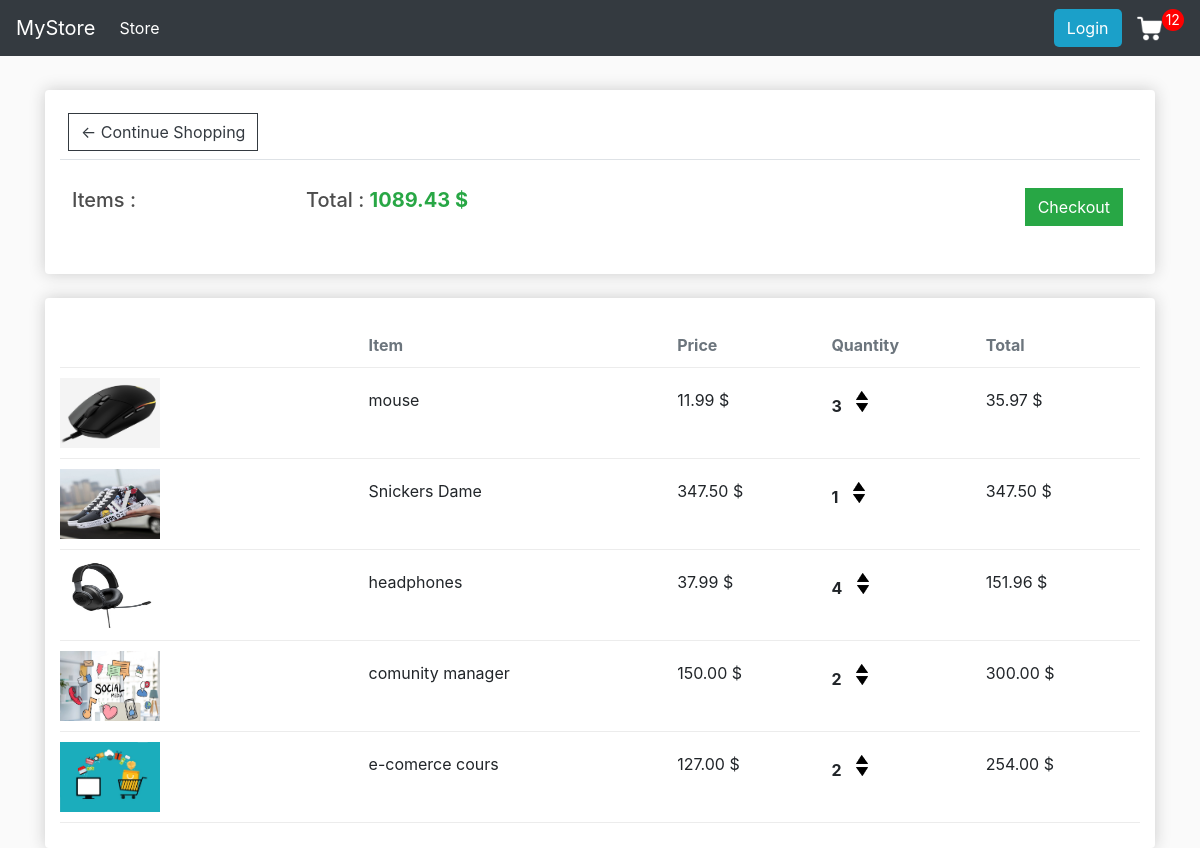
/cart/ (signed in), run on an earlier commit of the app's database.
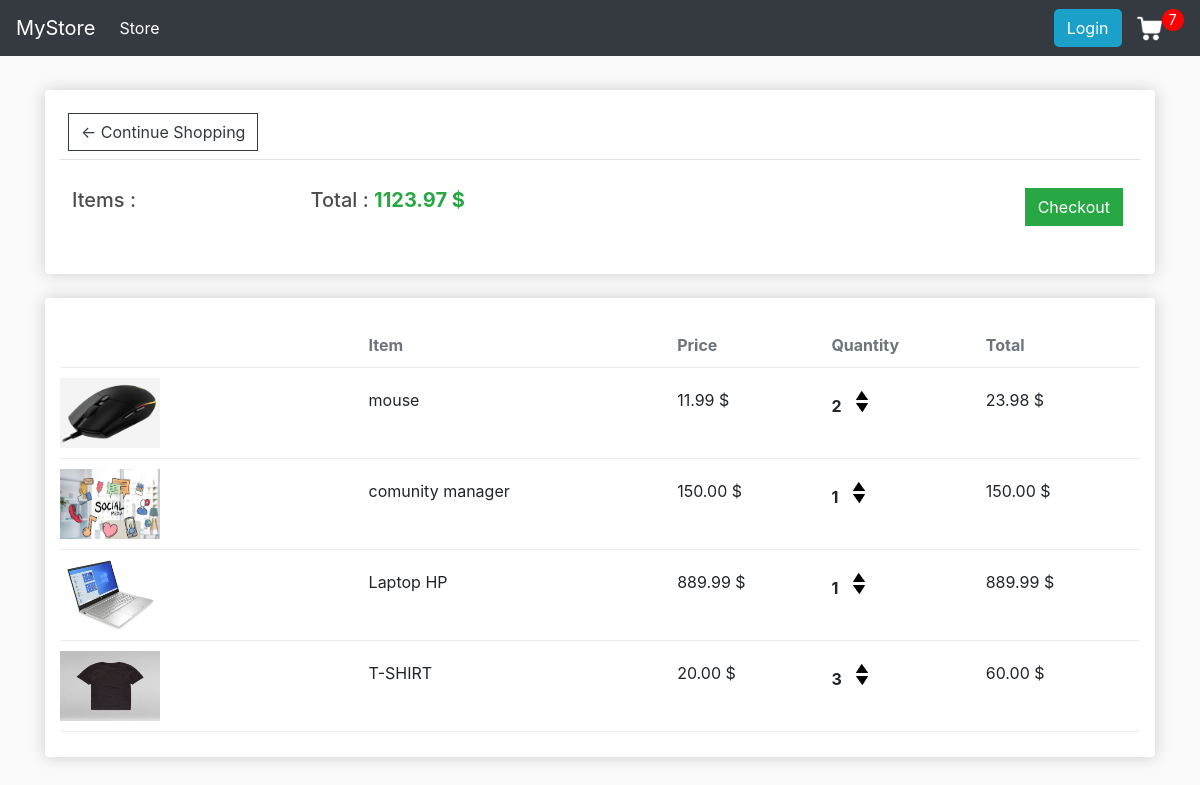
And on a later commit of the database.
### store/models.py (models this page shows, shortened)
class Order(models.Model):
    customer = models.ForeignKey(Customer, on_delete=models.SET_NULL, null=True, blank=True)
    date_ordered = models.DateField(auto_now_add=True)
    complete = models.BooleanField(default=False)
    transaction_id = models.CharField(max_length=100)
    @property
    def get_cart_total(self):
        orderitems = self.orderitem_set.all()
        total = sum([item.get_total for item in orderitems])
        return total
    @property
    def get_cart_items(self):
        orderitems = self.orderitem_set.all()
        total = sum([item.quantity for item in orderitems])
        return total

class OrderItem(models.Model):
    product = models.ForeignKey(Product, on_delete=models.SET_NULL, null=True)
    order = models.ForeignKey(Order, on_delete=models.SET_NULL, null=True)
    quantity = models.IntegerField(default=0, null=True, blank=True)
    date_added = models.DateField(auto_now_add=True)
    @property
    def get_total(self):
        return self.product.price * self.quantity

class Product(models.Model):
    name = models.CharField(max_length=50)
    price = models.FloatField()
    digital = models.BooleanField(default=False, null=True, blank=False)
    image = models.ImageField(null=False, blank=True)
    @property
    def imageURL(self):
        try:
            url = self.image.url
        except:
            url = ''
        return url

### store/views.py (the view)
# urls.py: path("cart/", views.cart, name="cart"),
def cart(request):
	if request.user.is_authenticated:
		customer = request.user.customer
		order, created = Order.objects.get_or_create(customer=customer, complete=False)
		items = order.orderitem_set.all()
		cartItems = order.get_cart_items
	else:
		items = []
		order = {'get_cart_total':0, 'get_cart_items':0, 'shipping':False}
		cartItems = order['get_cart_items']
	context = {
        'items':items,
        'order':order,
        'cartItems':cartItems
    }
	return render(request, 'store/cart.html', context)

### store/templates/store/cart.html
{% extends 'store/main.html' %}
{% load static %}
{% block content %}
<div class="row">
    <div class="col-lg-12">
        <div class="box-element">
            <a href="{% url 'store' %}" class="btn btn-outline-dark m-2">&#x2190; Continue Shopping</a>
            <br>
            <table class="table">
                <tr>
                    <th>
                        <h5 class="mt-3">Items : <strong> {{order.get_cart_item}} </strong></h5>
                    </th>
                    <th>
                        <h5 class="mt-3">Total : <strong class="text-success"> {{order.get_cart_total|floatformat:2}} $ </strong></h5>
                    </th>
                    <th>
                        <a href="{% url 'checkout' %}" class="btn btn-success checkout-btn mt-3">Checkout</a>
                    </th>
                </tr>
            </table>
        </div>
        <br>
        <div class="box-element">
            <div class="cart-row text-secondary">
                <div style="flex:2"></div>
                <div style="flex:2"><strong>Item</strong></div>
                <div style="flex:1"><strong>Price</strong></div>
                <div style="flex:1"><strong>Quantity</strong></div>
                <div style="flex:1"><strong>Total</strong></div>
            </div>
            {% for item in items %}
            <div class="cart-row">
                <div style="flex:2">
                    <img class="row-image" src="{{item.product.imageURL}}">
                </div>
                <div style="flex:2"><p> {{item.product.name}} </p></div>
                <div style="flex:1"><p> {{item.product.price|floatformat:2}} $</p></div>
                <div style="flex:1">
                    <p class="quantity"> {{item.quantity}} </p>
                    <div class="quantity">
                        <img class="chg-quantity update-cart" data-product={{item.product.id}} data-action="add"  src="{% static 'images/arrow-up.png' %}" alt="arrow-up">
                        <img class="chg-quantity update-cart" data-product={{item.product.id}} data-action="remove" src="{% static 'images/arrow-down.png' %}" alt="arrow-down">
                    </div>
                </div>
                <div style="flex:1"><p> {{item.get_total|floatformat:2}} $</p></div>
            </div>
            {% endfor %}
        </div>
    </div>
</div>
<link rel="stylesheet" type="text/css" href="{% static 'css/cart.css' %}">
{% endblock content %}

### store/templates/store/main.html (shortened to what this page needs)
<!DOCTYPE html>
{% load static %}
<html>
<head>
	<link rel="stylesheet" href="https://stackpath.bootstrapcdn.com/bootstrap/4.4.1/css/bootstrap.min.css">
	<link rel="stylesheet" type="text/css" href="{% static 'css/main.css' %}">
</head>
<body>
	<nav class="navbar navbar-expand-lg navbar-dark bg-dark">
	  <a class="navbar-brand" href="{% url 'store' %}">MyStore</a>
	  <div class="collapse navbar-collapse" id="navbarSupportedContent">
	    <ul class="navbar-nav mr-auto">
	      <li class="nav-item active">
	        <a class="nav-link" href="{% url 'store' %}">Store <span class="sr-only">(current)</span></a>
	      </li>
	    </ul>
	    <div class="form-inline my-2 my-lg-0">
	     	<a href="#"class="btn btn-warming btn-login">Login</a>
	     	<a href="{% url 'cart' %}">
	    		<img  id="cart-icon" src="{% static 'images/cart.png' %}">
	    	</a>
	    	<p id="cart-total"> {{cartItems}} </p>
	    </div>
	  </div>
	</nav>
     <div class="container">
		<br>
		{% block content %}
		{% endblock content %}
	</div>
</body>
</html>

### static/css/main.css (style rules this page uses)
body { background-color: rgb(250, 250, 250); }
h1,h2,h3,h4,h5,h6 { color:rgb(77, 77, 77); }
.box-element { box-shadow:rgb(204, 204, 204) 0 0 16px; background-color: #fff; border-radius: 4px; padding: 15px; }
#cart-icon { width:25px; display: inline-block; margin-left: 15px; }
#cart-total { display: block; text-align: center; color:#fff; background-color: red; width: 22.5px; height: 22.5px; border-radius: 50%; font-size: 14px; }
.col-lg-4, .col-lg-6, .col-lg-8, .col-lg-12 { margin-top: 10px; }
.btn { border-radius: 0; }
.btn-login { background-color: #1ba0c9; color: white; border-radius: 5px; }
.row-image { width: 100px; height: 70px; margin-top: -10px; }
.cart-row { display: flex; align-items: flex-stretch; padding-bottom: 10px; margin: 10px 0 10px 0; border-bottom: 1px solid #ececec; }
.cart-row > div { padding-top: 10px; }

### static/css/cart.css (style rules this page uses)
.checkout-btn { float: right !important; margin: 5px; }
.quantity { display: inline-block; font-weight: 700; padding-right:10px; }
.chg-quantity { width: 12px; cursor: pointer; display: block; margin-top: 3px; transition:.1s; }

What changed in the data, as far as the page shows it:
removed OrderItem: product.imageURL (picture), product.name "Snickers Dame", product.price "347.50", quantity "1", get_total "347.50"
removed OrderItem: product.imageURL (picture), product.name "headphones", product.price "37.99", quantity "4", get_total "151.96"
removed OrderItem: product.imageURL (picture), product.name "e-comerce cours", product.price "127.00", quantity "2", get_total "254.00"
changed through a linked row, Order: get_cart_total "1089.43" → "1123.97"
changed OrderItem "mouse": quantity "3" → "2"; get_total "35.97" → "23.98"
changed OrderItem "comunity manager": quantity "2" → "1"; get_total "300.00" → "150.00"
added OrderItem: product.imageURL (picture), product.name "Laptop HP", product.price "889.99", quantity "1", get_total "889.99"
added OrderItem: product.imageURL (picture), product.name "T-SHIRT", product.price "20.00", quantity "3", get_total "60.00"
Also different on the page:
{{ cartItems }}: "12" → "7"
